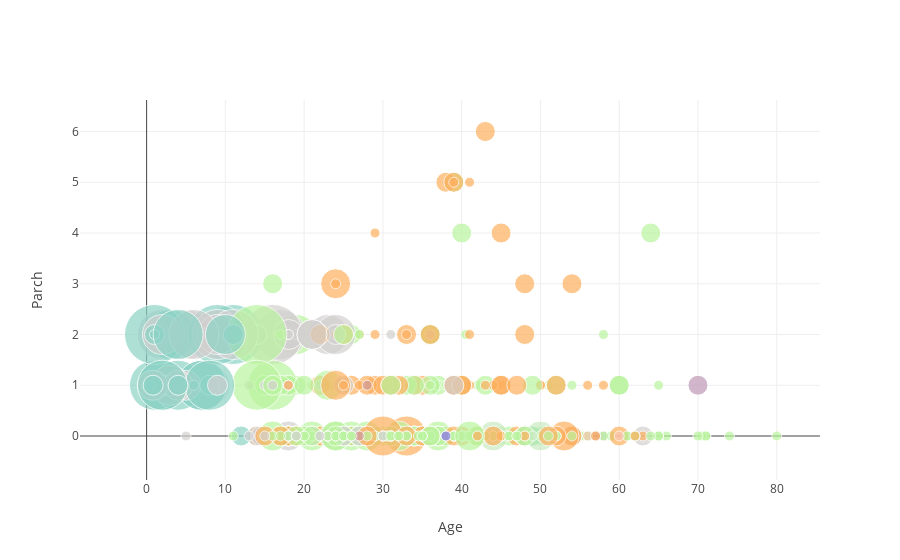

Notebook code cell kept with this figure:
### Markdown cell above
Inutition tells me title, sibsp, and parch can infer age.

### Code cell
colorscale = cl.scales['11']['qual']['Set3']
title_colors = cl.interp(colorscale, len(set(train_title)) )
title_colorscale = {t:c for t, c in zip(set(train_title), title_colors)}

data = [go.Scatter(
    x=train_df[~train_df.Age.isna()]["Age"],
    y=train_df[~train_df.Age.isna()]["Parch"],
    text=[f"SibSp: {n}" for n in train_df[~train_df.Age.isna()]["SibSp"]],
    mode="markers",
    marker=dict(
        color=[title_colorscale[t] for t in train_df[~train_df.Age.isna()]["Title"]],
        size=(train_df[~train_df.Age.isna()]["SibSp"]+1) * 10)
)]

layout = go.Layout(
    yaxis=dict(title="Parch"),
    xaxis=dict(title="Age")
)

fig = go.Figure(data=data, layout=layout)
pyo.iplot(fig)

### Figure 1 — Plotly figure (JSON) as saved in the notebook; plotly's stock layout.template omitted (floating-point values rounded to 4 significant figures; data arrays with more than 128 entries replaced by an {"elided": "..."} marker saying what was removed)
{"data": [{"marker": {"color": {"elided": "714 str values"}, "size": {"elided": "714 int values"}}, "mode": "markers", "text": {"elided": "714 str values"}, "type": "scatter", "uid": "7f81ddec-30a8-4fe2-92f9-f8d97bd5c4d3", "x": {"elided": "714 float values"}, "y": {"elided": "714 int values"}}], "layout": {"xaxis": {"title": {"text": "Age"}}, "yaxis": {"title": {"text": "Parch"}}}}
